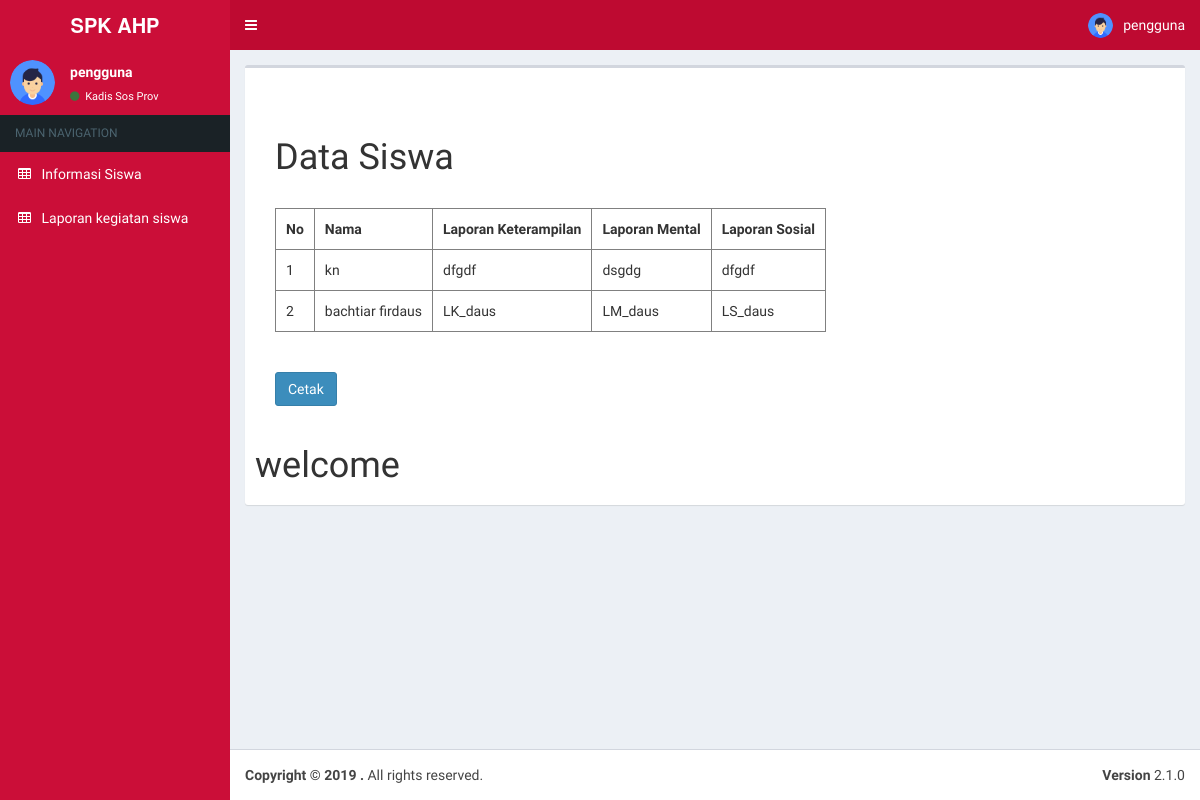
/dashboard_kadis_sos_prov.php?page=view_kadis_sos_prov/laporan_data_siswa (signed in), run on an earlier commit of the app's database.
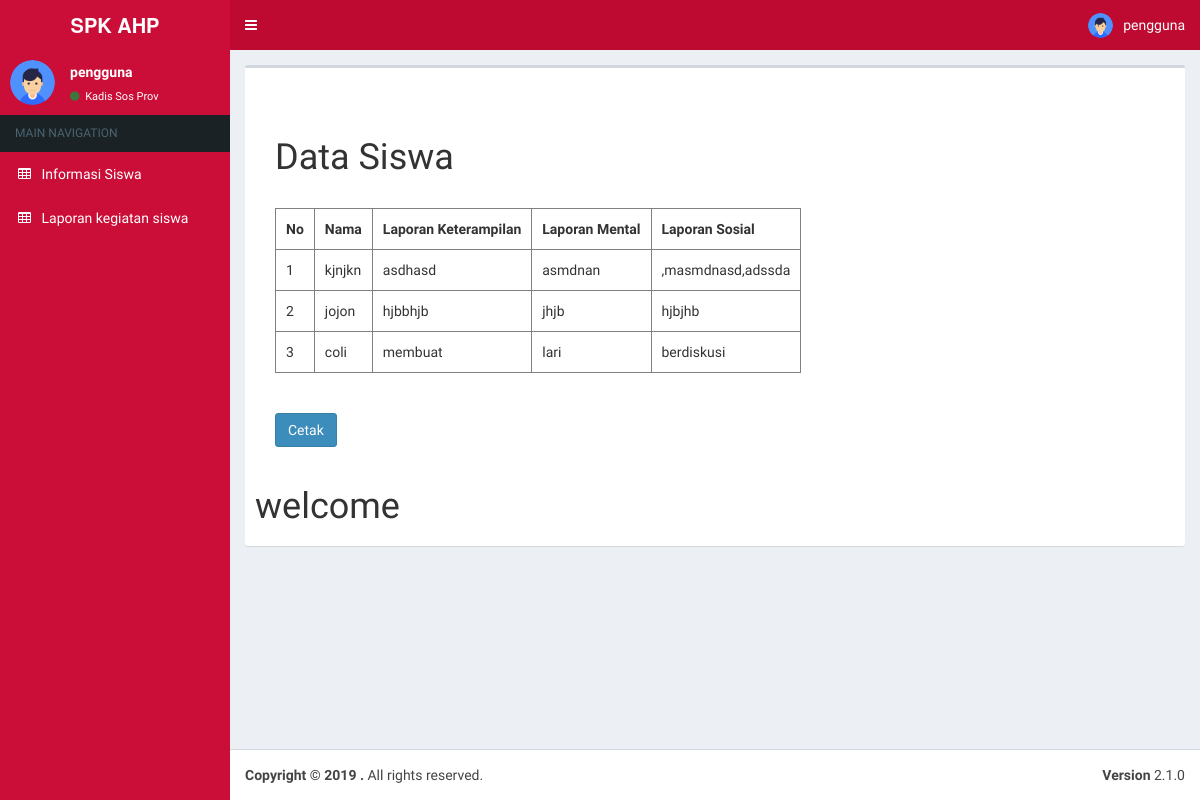
And on a later commit of the database.
### tables this page shows
CREATE TABLE IF NOT EXISTS `tbl_cs` (
`id` int(11) NOT NULL,
  `nama` varchar(500) NOT NULL,
  `jk` varchar(500) NOT NULL,
  `ttl` varchar(500) NOT NULL,
  `agama` varchar(500) NOT NULL,
  `suku` varchar(500) NOT NULL,
  `bahasa` varchar(500) NOT NULL,
  `ald` varchar(500) NOT NULL,
  `alk` varchar(500) NOT NULL,
  `alko` varchar(500) NOT NULL,
  `ltlsk` varchar(500) NOT NULL,
  `pt` varchar(500) NOT NULL,
  `atls` varchar(500) NOT NULL,
  `km` varchar(500) NOT NULL,
  `mn` varchar(500) NOT NULL,
  `pb` varchar(500) NOT NULL,
  `bpbd` varchar(500) NOT NULL,
  `gp` varchar(500) NOT NULL,
  `nokk` varchar(500) NOT NULL,
  `nik` varchar(500) NOT NULL,
  `jurusan` varchar(500) NOT NULL,
  `asrama` varchar(500) NOT NULL,
  `lk` varchar(500) NOT NULL,
  `lm` varchar(500) NOT NULL,
  `ls` varchar(500) NOT NULL,
  `con` int(10) NOT NULL,
  `tanggal` date NOT NULL
);

### view_kadis_sos_prov/laporan_data_siswa.php (the view, shortened to what this page needs)
<?php
include_once("\insert\config.php");
$result = mysqli_query($mysqli, "SELECT * FROM tbl_cs ORDER BY id DESC");
?>
<div class="containeredit">
<h1>Data Siswa</h1><br>
<table border="1">
  <tr>
    <th rowspan="2">No</th>
    <th rowspan="2">Nama</th>
    <th rowspan="2">Laporan Keterampilan</th>
    <th rowspan="2">Laporan Mental</th>
    <th rowspan="2">Laporan Sosial</th>
  </tr>
  <tr>
    <?php
    $no = "1";
    while($user_data = mysqli_fetch_array($result)) {
        echo "<tr>";
        echo "<td>".$no++."</td>";
        echo "<td>".$user_data['nama']."</td>";
        echo "<td>".$user_data['lk']."</td>";
        echo "<td>".$user_data['lm']."</td>";
        echo "<td>".$user_data['ls']."</td></tr>";
    }
    ?>
  </tr>
</table><br><br>
<a href="view_pendamping\cetak_kk.php" class="btn btn-primary">Cetak</a>
</div>

What changed in the data, as far as the page shows it:
removed tbl_cs: nama "kn", lk "dfgdf", lm "dsgdg", ls "dfgdf"
removed tbl_cs: nama "bachtiar firdaus", lk "LK_daus", lm "LM_daus", ls "LS_daus"
added tbl_cs: nama "kjnjkn", lk "asdhasd", lm "asmdnan", ls ",masmdnasd,adssda"
added tbl_cs: nama "jojon", lk "hjbbhjb", lm "jhjb", ls "hjbjhb"
added tbl_cs: nama "coli", lk "membuat", lm "lari", ls "berdiskusi"
